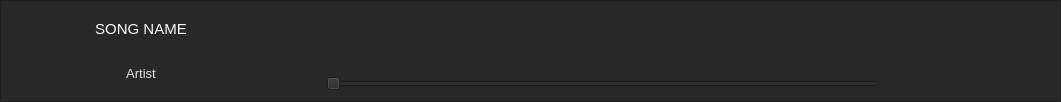
    <widget class="QFrame" name="frame_bottom">
     <property name="minimumSize">
      <size>
       <width>0</width>
       <height>0</height>
      </size>
     </property>
     <property name="maximumSize">
      <size>
       <width>16777215</width>
       <height>115</height>
      </size>
     </property>
     <property name="styleSheet">
      <string notr="true">background-color: rgb(40, 40, 40);</string>
     </property>
     <property name="frameShape">
      <enum>QFrame::StyledPanel</enum>
     </property>
     <property name="frameShadow">
      <enum>QFrame::Raised</enum>
     </property>
     <layout class="QHBoxLayout" name="horizontalLayout_6">
      <property name="leftMargin">
       <number>0</number>
      </property>
      <property name="topMargin">
       <number>0</number>
      </property>
      <property name="rightMargin">
       <number>0</number>
      </property>
      <property name="bottomMargin">
       <number>0</number>
      </property>
      <item>
       <layout class="QHBoxLayout" name="bottomLayout">
        <property name="leftMargin">
         <number>10</number>
        </property>
        <property name="topMargin">
         <number>0</number>
        </property>
        <property name="rightMargin">
         <number>1</number>
        </property>
        <property name="bottomMargin">
         <number>0</number>
        </property>
        <item>
         <widget class="QFrame" name="frame_3">
          <property name="minimumSize">
           <size>
            <width>260</width>
            <height>80</height>
           </size>
          </property>
          <property name="maximumSize">
           <size>
            <width>250</width>
            <height>16777215</height>
           </size>
          </property>
          <property name="frameShape">
           <enum>QFrame::NoFrame</enum>
          </property>
          <property name="frameShadow">
           <enum>QFrame::Plain</enum>
          </property>
          <layout class="QVBoxLayout" name="verticalLayout_5">
           <item>
            <widget class="QLabel" name="song_name_label">
             <property name="maximumSize">
              <size>
               <width>350</width>
               <height>350</height>
              </size>
             </property>
             <property name="palette">
              <palette>
               <active>
                <colorrole role="WindowText">
                 <brush brushstyle="SolidPattern">
                  <color alpha="255">
                   <red>249</red>
                   <green>249</green>
                   <blue>249</blue>
                  </color>
                 </brush>
                </colorrole>
                <colorrole role="Button">
                 <brush brushstyle="SolidPattern">
                  <color alpha="255">
                   <red>40</red>
                   <green>40</green>
                   <blue>40</blue>
                  </color>
                 </brush>
                </colorrole>
                <colorrole role="Base">
                 <brush brushstyle="SolidPattern">
                  <color alpha="255">
                   <red>40</red>
                   <green>40</green>
                   <blue>40</blue>
                  </color>
                 </brush>
                </colorrole>
                <colorrole role="Window">
                 <brush brushstyle="SolidPattern">
                  <color alpha="255">
                   <red>40</red>
                   <green>40</green>
                   <blue>40</blue>
                  </color>
                 </brush>
                </colorrole>
               </active>
               <inactive>
                <colorrole role="WindowText">
                 <brush brushstyle="SolidPattern">
                  <color alpha="255">
                   <red>249</red>
                   <green>249</green>
                   <blue>249</blue>
                  </color>
                 </brush>
                </colorrole>
                <colorrole role="Button">
                 <brush brushstyle="SolidPattern">
                  <color alpha="255">
                   <red>40</red>
                   <green>40</green>
                   <blue>40</blue>
                  </color>
                 </brush>
                </colorrole>
                <colorrole role="Base">
                 <brush brushstyle="SolidPattern">
                  <color alpha="255">
                   <red>40</red>
                   <green>40</green>
                   <blue>40</blue>
                  </color>
                 </brush>
                </colorrole>
                <colorrole role="Window">
                 <brush brushstyle="SolidPattern">
                  <color alpha="255">
                   <red>40</red>
                   <green>40</green>
                   <blue>40</blue>
                  </color>
                 </brush>
                </colorrole>
               </inactive>
               <disabled>
                <colorrole role="WindowText">
                 <brush brushstyle="SolidPattern">
                  <color alpha="255">
                   <red>120</red>
                   <green>120</green>
                   <blue>120</blue>
                  </color>
                 </brush>
                </colorrole>
                <colorrole role="Button">
                 <brush brushstyle="SolidPattern">
                  <color alpha="255">
                   <red>40</red>
                   <green>40</green>
                   <blue>40</blue>
                  </color>
                 </brush>
                </colorrole>
                <colorrole role="Base">
                 <brush brushstyle="SolidPattern">
                  <color alpha="255">
                   <red>40</red>
                   <green>40</green>
                   <blue>40</blue>
                  </color>
                 </brush>
                </colorrole>
                <colorrole role="Window">
                 <brush brushstyle="SolidPattern">
                  <color alpha="255">
                   <red>40</red>
                   <green>40</green>
                   <blue>40</blue>
                  </color>
                 </brush>
                </colorrole>
               </disabled>
              </palette>
             </property>
             <property name="font">
              <font>
               <pointsize>11</pointsize>
              </font>
             </property>
             <property name="text">
              <string>SONG NAME</string>
             </property>
             <property name="alignment">
              <set>Qt::AlignCenter</set>
             </property>
            </widget>
           </item>
           <item>
            <widget class="QLabel" name="song_artist_label">
             <property name="maximumSize">
              <size>
               <width>300</width>
               <height>16777215</height>
              </size>
             </property>
             <property name="palette">
              <palette>
               <active>
                <colorrole role="WindowText">
                 <brush brushstyle="SolidPattern">
                  <color alpha="255">
                   <red>225</red>
                   <green>225</green>
                   <blue>225</blue>
                  </color>
                 </brush>
                </colorrole>
                <colorrole role="Button">
                 <brush brushstyle="SolidPattern">
                  <color alpha="255">
                   <red>40</red>
                   <green>40</green>
                   <blue>40</blue>
                  </color>
                 </brush>
                </colorrole>
                <colorrole role="Base">
                 <brush brushstyle="SolidPattern">
                  <color alpha="255">
                   <red>40</red>
                   <green>40</green>
                   <blue>40</blue>
                  </color>
                 </brush>
                </colorrole>
                <colorrole role="Window">
                 <brush brushstyle="SolidPattern">
                  <color alpha="255">
                   <red>40</red>
                   <green>40</green>
                   <blue>40</blue>
                  </color>
                 </brush>
                </colorrole>
               </active>
               <inactive>
                <colorrole role="WindowText">
                 <brush brushstyle="SolidPattern">
                  <color alpha="255">
                   <red>225</red>
                   <green>225</green>
                   <blue>225</blue>
                  </color>
                 </brush>
                </colorrole>
                <colorrole role="Button">
                 <brush brushstyle="SolidPattern">
                  <color alpha="255">
                   <red>40</red>
                   <green>40</green>
                   <blue>40</blue>
                  </color>
                 </brush>
                </colorrole>
                <colorrole role="Base">
                 <brush brushstyle="SolidPattern">
                  <color alpha="255">
                   <red>40</red>
                   <green>40</green>
                   <blue>40</blue>
                  </color>
                 </brush>
                </colorrole>
                <colorrole role="Window">
                 <brush brushstyle="SolidPattern">
                  <color alpha="255">
                   <red>40</red>
                   <green>40</green>
                   <blue>40</blue>
                  </color>
                 </brush>
                </colorrole>
               </inactive>
               <disabled>
                <colorrole role="WindowText">
                 <brush brushstyle="SolidPattern">
                  <color alpha="255">
                   <red>120</red>
                   <green>120</green>
                   <blue>120</blue>
                  </color>
                 </brush>
                </colorrole>
                <colorrole role="Button">
                 <brush brushstyle="SolidPattern">
                  <color alpha="255">
                   <red>40</red>
                   <green>40</green>
                   <blue>40</blue>
                  </color>
                 </brush>
                </colorrole>
                <colorrole role="Base">
                 <brush brushstyle="SolidPattern">
                  <color alpha="255">
                   <red>40</red>
                   <green>40</green>
                   <blue>40</blue>
                  </color>
                 </brush>
                </colorrole>
                <colorrole role="Window">
                 <brush brushstyle="SolidPattern">
                  <color alpha="255">
                   <red>40</red>
                   <green>40</green>
                   <blue>40</blue>
                  </color>
                 </brush>
                </colorrole>
               </disabled>
              </palette>
             </property>
             <property name="font">
              <font>
               <pointsize>10</pointsize>
              </font>
             </property>
             <property name="text">
              <string>Artist</string>
             </property>
             <property name="alignment">
              <set>Qt::AlignCenter</set>
             </property>
            </widget>
           </item>
          </layout>
         </widget>
        </item>
        <item>
         <spacer name="horizontalSpacer_6">
          <property name="orientation">
           <enum>Qt::Horizontal</enum>
          </property>
          <property name="sizeHint" stdset="0">
           <size>
            <width>40</width>
            <height>20</height>
           </size>
          </property>
         </spacer>
        </item>
        <item>
         <widget class="QFrame" name="frame_control">
          <property name="minimumSize">
           <size>
            <width>0</width>
            <height>100</height>
           </size>
          </property>
          <property name="maximumSize">
           <size>
            <width>16777215</width>
            <height>115</height>
           </size>
          </property>
          <property name="styleSheet">
           <string notr="true"/>
          </property>
          <property name="frameShape">
           <enum>QFrame::NoFrame</enum>
          </property>
          <property name="frameShadow">
           <enum>QFrame::Plain</enum>
          </property>
          <layout class="QVBoxLayout" name="verticalLayout_3">
           <item>
            <layout class="QHBoxLayout" name="horizontalLayout_4">
             <property name="leftMargin">
              <number>65</number>
             </property>
             <property name="rightMargin">
              <number>65</number>
             </property>
             <item>
              <widget class="QPushButton" name="shuffleButton">
               <property name="minimumSize">
                <size>
                 <width>0</width>
                 <height>35</height>
                </size>
               </property>
               <property name="styleSheet">
                <string notr="true">QPushButton:flat {
    border: none; /* no border for a flat push button */
}</string>
               </property>
               <property name="text">
                <string/>
               </property>
               <property name="icon">
                <iconset resource="icons.qrc">
                 <normaloff>:/spotify/resources/icons/shuffle1.png</normaloff>:/spotify/resources/icons/shuffle1.png</iconset>
               </property>
               <property name="iconSize">
                <size>
                 <width>25</width>
                 <height>18</height>
                </size>
               </property>
               <property name="checkable">
                <bool>true</bool>
               </property>
               <property name="flat">
                <bool>true</bool>
               </property>
              </widget>
             </item>
             <item>
              <spacer name="horizontalSpacer_2">
               <property name="orientation">
                <enum>Qt::Horizontal</enum>
               </property>
               <property name="sizeHint" stdset="0">
                <size>
                 <width>40</width>
                 <height>20</height>
                </size>
               </property>
              </spacer>
             </item>
             <item>
              <widget class="QPushButton" name="backTrackButton">
               <property name="minimumSize">
                <size>
                 <width>60</width>
                 <height>60</height>
                </size>
               </property>
               <property name="maximumSize">
                <size>
                 <width>65</width>
                 <height>65</height>
                </size>
               </property>
               <property name="autoFillBackground">
                <bool>false</bool>
               </property>
               <property name="styleSheet">
                <string notr="true">QPushButton:flat {
    border: none; /* no border for a flat push button */
}</string>
               </property>
               <property name="text">
                <string/>
               </property>
               <property name="icon">
                <iconset resource="icons.qrc">
                 <normaloff>:/spotify/resources/icons/backtrack3.png</normaloff>:/spotify/resources/icons/backtrack3.png</iconset>
               </property>
               <property name="iconSize">
                <size>
                 <width>30</width>
                 <height>30</height>
                </size>
               </property>
               <property name="checkable">
                <bool>true</bool>
               </property>
               <property name="flat">
                <bool>true</bool>
               </property>
              </widget>
             </item>
             <item>
              <spacer name="horizontalSpacer_3">
               <property name="orientation">
                <enum>Qt::Horizontal</enum>
               </property>
               <property name="sizeType">
                <enum>QSizePolicy::Maximum</enum>
               </property>
               <property name="sizeHint" stdset="0">
                <size>
                 <width>40</width>
                 <height>20</height>
                </size>
               </property>
              </spacer>
             </item>
             <item>
              <widget class="QPushButton" name="PlayPauseButton">
               <property name="sizePolicy">
                <sizepolicy hsizetype="Preferred" vsizetype="Expanding">
                 <horstretch>0</horstretch>
                 <verstretch>0</verstretch>
                </sizepolicy>
               </property>
               <property name="minimumSize">
                <size>
                 <width>35</width>
                 <height>35</height>
                </size>
               </property>
               <property name="maximumSize">
                <size>
                 <width>60</width>
                 <height>30</height>
                </size>
               </property>
               <property name="styleSheet">
                <string notr="true">QPushButton {
	
	background-color: rgb(40, 40, 40);
	image: url(:/spotify/resources/icons/play-red.png);

}

QPushButton:pressed {
	image: url(:/spotify/resources/icons/pause-butt.png);
}

QPushButton:flat {
    border: none; /* no border for a flat push button */
}</string>
               </property>
               <property name="text">
                <string/>
               </property>
               <property name="iconSize">
                <size>
                 <width>35</width>
                 <height>35</height>
                </size>
               </property>
               <property name="checkable">
                <bool>false</bool>
               </property>
               <property name="checked">
                <bool>false</bool>
               </property>
               <property name="autoExclusive">
                <bool>false</bool>
               </property>
               <property name="flat">
                <bool>true</bool>
               </property>
              </widget>
             </item>
             <item>
              <spacer name="horizontalSpacer_4">
               <property name="orientation">
                <enum>Qt::Horizontal</enum>
               </property>
               <property name="sizeHint" stdset="0">
                <size>
                 <width>40</width>
                 <height>20</height>
                </size>
               </property>
              </spacer>
             </item>
             <item>
              <widget class="QPushButton" name="nextTrackButton">
               <property name="minimumSize">
                <size>
                 <width>0</width>
                 <height>45</height>
                </size>
               </property>
               <property name="styleSheet">
                <string notr="true">QPushButton:flat {
    border: none; /* no border for a flat push button */
}</string>
               </property>
               <property name="text">
                <string/>
               </property>
               <property name="icon">
                <iconset resource="icons.qrc">
                 <normaloff>:/spotify/resources/icons/next3.png</normaloff>:/spotify/resources/icons/next3.png</iconset>
               </property>
               <property name="iconSize">
                <size>
                 <width>30</width>
                 <height>30</height>
                </size>
               </property>
               <property name="checkable">
                <bool>true</bool>
               </property>
               <property name="flat">
                <bool>true</bool>
               </property>
              </widget>
             </item>
             <item>
              <spacer name="horizontalSpacer">
               <property name="orientation">
                <enum>Qt::Horizontal</enum>
               </property>
               <property name="sizeHint" stdset="0">
                <size>
                 <width>25</width>
                 <height>20</height>
                </size>
               </property>
              </spacer>
             </item>
             <item>
              <spacer name="horizontalSpacer_5">
               <property name="orientation">
                <enum>Qt::Horizontal</enum>
               </property>
               <property name="sizeHint" stdset="0">
                <size>
                 <width>40</width>
                 <height>20</height>
                </size>
               </property>
              </spacer>
             </item>
             <item>
              <widget class="QPushButton" name="repeatButton">
               <property name="minimumSize">
                <size>
                 <width>55</width>
                 <height>40</height>
                </size>
               </property>
               <property name="maximumSize">
                <size>
                 <width>65</width>
                 <height>60</height>
                </size>
               </property>
               <property name="autoFillBackground">
                <bool>false</bool>
               </property>
               <property name="styleSheet">
                <string notr="true">QPushButton:flat {
    border: none; /* no border for a flat push button */
}</string>
               </property>
               <property name="text">
                <string/>
               </property>
               <property name="icon">
                <iconset resource="icons.qrc">
                 <normaloff>:/spotify/resources/icons/repeat-track.png</normaloff>:/spotify/resources/icons/repeat-track.png</iconset>
               </property>
               <property name="iconSize">
                <size>
                 <width>25</width>
                 <height>20</height>
                </size>
               </property>
               <property name="checkable">
                <bool>true</bool>
               </property>
               <property name="flat">
                <bool>true</bool>
               </property>
              </widget>
             </item>
            </layout>
           </item>
           <item>
            <widget class="QSlider" name="horizontalSlider">
             <property name="minimumSize">
              <size>
               <width>0</width>
               <height>15</height>
              </size>
             </property>
             <property name="maximumSize">
              <size>
               <width>16777215</width>
               <height>15</height>
              </size>
             </property>
             <property name="styleSheet">
              <string notr="true"/>
             </property>
             <property name="sliderPosition">
              <number>0</number>
             </property>
             <property name="orientation">
              <enum>Qt::Horizontal</enum>
             </property>
             <property name="tickPosition">
              <enum>QSlider::NoTicks</enum>
             </property>
            </widget>
           </item>
          </layout>
         </widget>
        </item>
        <item>
         <spacer name="horizontalSpacer_7">
          <property name="orientation">
           <enum>Qt::Horizontal</enum>
          </property>
          <property name="sizeHint" stdset="0">
           <size>
            <width>40</width>
            <height>20</height>
           </size>
          </property>
         </spacer>
        </item>
        <item>
         <widget class="QFrame" name="frame_2">
          <property name="minimumSize">
           <size>
            <width>125</width>
            <height>0</height>
           </size>
          </property>
          <property name="maximumSize">
           <size>
            <width>150</width>
            <height>16777215</height>
           </size>
          </property>
          <property name="styleSheet">
           <string notr="true">background-color: rgb(203, 203, 203);
background-color: rgb(40, 40, 40);
background-image: url(:/spotify/resources/icons/play-red.png);</string>
          </property>
          <property name="frameShape">
           <enum>QFrame::NoFrame</enum>
          </property>
          <property name="frameShadow">
           <enum>QFrame::Plain</enum>
          </property>
          <layout class="QHBoxLayout" name="horizontalLayout_5">
           <item>
            <widget class="QLabel" name="IconLogo">
             <property name="maximumSize">
              <size>
               <width>60</width>
               <height>60</height>
              </size>
             </property>
             <property name="text">
              <string/>
             </property>
             <property name="pixmap">
              <pixmap resource="icons.qrc">:/spotify/resources/icons/cuffie2.png</pixmap>
             </property>
             <property name="scaledContents">
              <bool>true</bool>
             </property>
            </widget>
           </item>
          </layout>
         </widget>
        </item>
       </layout>
      </item>
     </layout>
    </widget>
